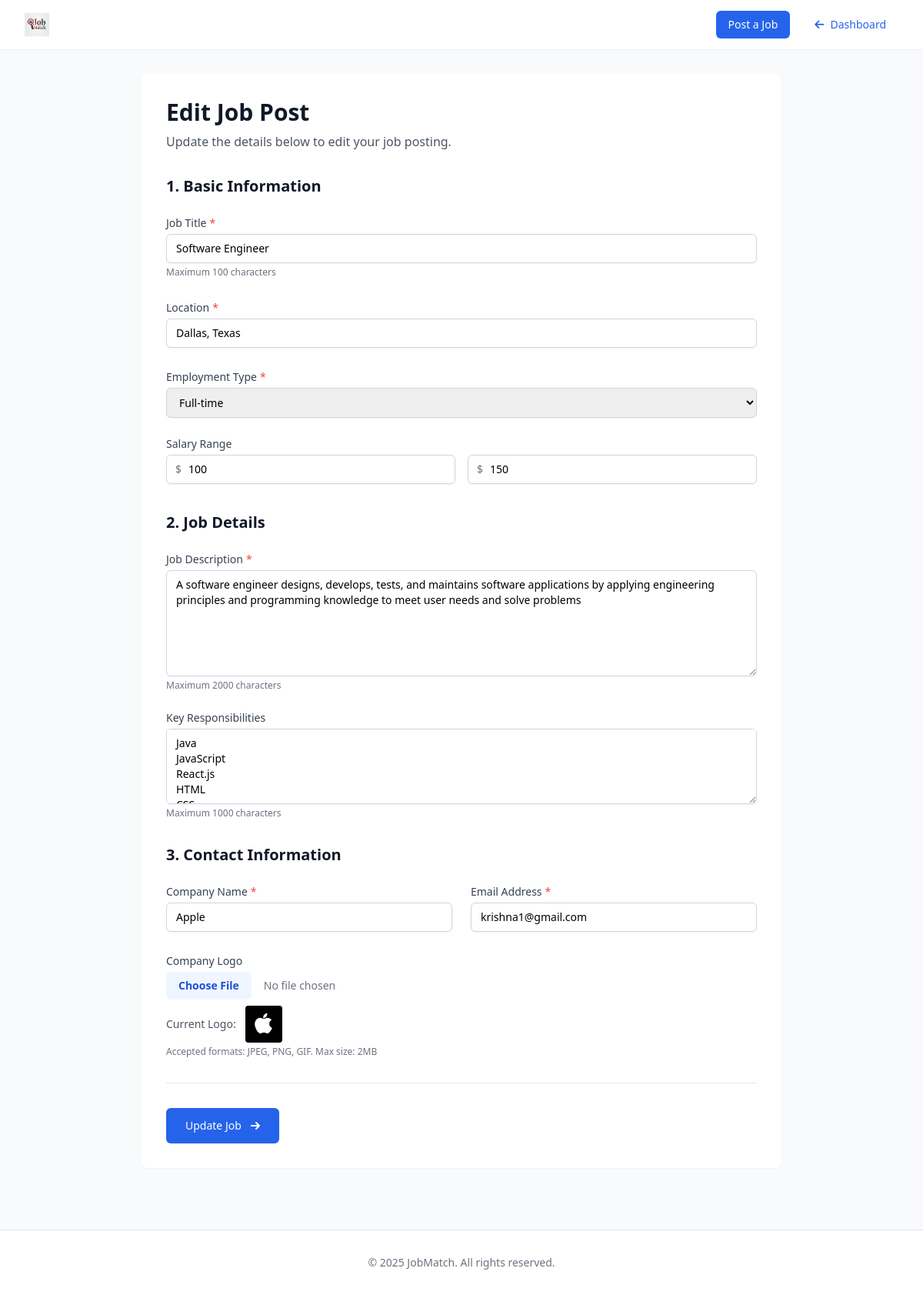
/edit_job_post/1 (signed in), run on an earlier commit of the app's database.
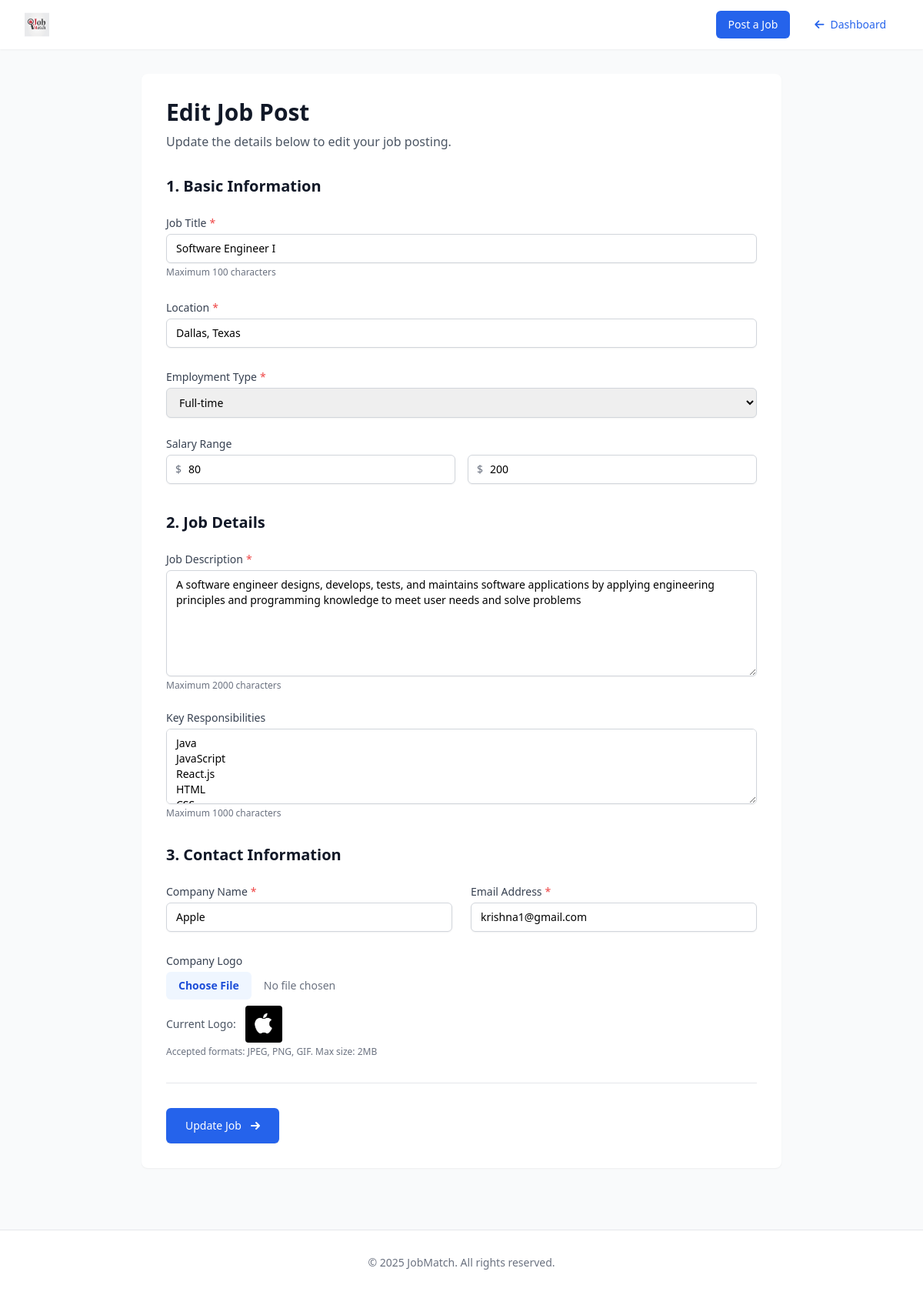
And on a later commit of the database.
### app.py (models this page shows, shortened)
class JobPost(db.Model):
    __tablename__ = 'job_posts'  # Table name in the database
    id = db.Column(db.Integer, primary_key=True)
    job_title = db.Column(db.String(100), nullable=False)
    location = db.Column(db.String(100), nullable=False)
    employment_type = db.Column(db.String(50), nullable=False)
    salary_from = db.Column(db.Integer)
    salary_to = db.Column(db.Integer)
    job_description = db.Column(db.Text, nullable=False)
    key_responsibilities = db.Column(db.Text)
    company_name = db.Column(db.String(100), nullable=False)
    email = db.Column(db.String(100), nullable=False)
    logo_filename = db.Column(db.String(100))  # Filename of the uploaded logo image

### app.py (the view, shortened to what this page needs)
@app.route('/edit_job_post/<int:job_id>', methods=['GET', 'POST'])
@login_required
def edit_job_post(job_id):
    job = JobPost.query.filter_by(id=job_id, email=current_user.email).first_or_404()
    return render_template('postcreation.html', job=job)

### app.py (called while the page is built)
@login_manager.user_loader
def load_user(user_id):
    logger.debug(f'Loading user with ID: {user_id}')
    return User.query.get(int(user_id))

### Templates/postcreation.html (shortened to what the changed rows need)
<!DOCTYPE html>
<html lang="en">
<head>
    <link href="https://cdnjs.cloudflare.com/ajax/libs/font-awesome/6.4.0/css/all.min.css" rel="stylesheet">
    <script src="https://cdn.tailwindcss.com"></script>
</head>
<body class="bg-gray-50 font-sans">
    <main class="max-w-4xl mx-auto py-8 px-4 sm:px-6 lg:px-8">
        <div class="bg-white shadow-sm rounded-lg overflow-hidden hover-scale transition-all">
            <div class="p-8">
                <div class="mb-8">
                    <h1 class="text-3xl font-bold text-gray-900">{{ 'Edit Job Post' if job else 'Post a New Job' }}</h1>
                </div>
                <form name="jobForm" class="space-y-8" action="{{ url_for('edit_job_post', job_id=job.id) if job else url_for('post_creation') }}" method="POST" enctype="multipart/form-data">
                    <div class="space-y-6">
                        <h2 class="text-xl font-semibold text-gray-900">1. Basic Information</h2>
                        <div class="grid grid-cols-1 gap-6">
                            <div>
                                <label for="job_title" class="block text-sm font-medium text-gray-700 required-field">Job Title</label>
                                <input type="text" id="job_title" name="job_title" value="{{ job.job_title if job else '' }}"
                                       class="mt-1 block w-full rounded-md border-gray-300 shadow-sm focus:border-blue-500 focus:ring-blue-500 sm:text-sm py-2 px-3 border"
                                       required maxlength="100">
                                <p class="mt-1 text-xs text-gray-500">Maximum 100 characters</p>
                            </div>
                            <div>
                                <label for="location" class="block text-sm font-medium text-gray-700 required-field">Location</label>
                                <input type="text" id="location" name="location" value="{{ job.location if job else '' }}"
                                       class="mt-1 block w-full rounded-md border-gray-300 shadow-sm focus:border-blue-500 focus:ring-blue-500 sm:text-sm py-2 px-3 border"
                                       placeholder="e.g. New York, USA" required maxlength="100">
                            </div>
                            <div>
                                <div class="grid grid-cols-1 md:grid-cols-2 gap-4 mt-1">
                                    <div>
                                        <div class="relative rounded-md shadow-sm">
                                            <div class="absolute inset-y-0 left-0 pl-3 flex items-center pointer-events-none">
                                                <span class="text-gray-500 sm:text-sm">$</span>
                                            </div>
                                            <input type="number" id="salary_from" name="salary_from" value="{{ job.salary_from if job else '' }}"
                                                   class="block w-full pl-7 pr-3 py-2 rounded-md border-gray-300 focus:border-blue-500 focus:ring-blue-500 sm:text-sm border"
                                                   placeholder="0" min="0">
                                        </div>
                                    </div>
                                    <div>
                                        <div class="relative rounded-md shadow-sm">
                                            <div class="absolute inset-y-0 left-0 pl-3 flex items-center pointer-events-none">
                                                <span class="text-gray-500 sm:text-sm">$</span>
                                            </div>
                                            <input type="number" id="salary_to" name="salary_to" value="{{ job.salary_to if job else '' }}"
                                                   class="block w-full pl-7 pr-3 py-2 rounded-md border-gray-300 focus:border-blue-500 focus:ring-blue-500 sm:text-sm border"
                                                   placeholder="0" min="0">
                                        </div>
                                    </div>
                                </div>
                            </div>
                        </div>
                    </div>
                    <div class="space-y-6">
                        <h2 class="text-xl font-semibold text-gray-900">2. Job Details</h2>
                        <div>
                            <label for="job_description" class="block text-sm font-medium text-gray-700 required-field">Job Description</label>
                            <textarea id="job_description" name="job_description" rows="6"
                                      class="mt-1 block w-full rounded-md border-gray-300 shadow-sm focus:border-blue-500 focus:ring-blue-500 sm:text-sm py-2 px-3 border"
                                      required maxlength="2000">{{ job.job_description if job else '' }}</textarea>
                            <p class="mt-1 text-xs text-gray-500">Maximum 2000 characters</p>
                        </div>
                        <div>
                            <label for="key_responsibilities" class="block text-sm font-medium text-gray-700">Key Responsibilities</label>
                            <textarea id="key_responsibilities" name="key_responsibilities" rows="4"
                                      class="mt-1 block w-full rounded-md border-gray-300 shadow-sm focus:border-blue-500 focus:ring-blue-500 sm:text-sm py-2 px-3 border"
                                      maxlength="1000">{{ job.key_responsibilities if job else '' }}</textarea>
                            <p class="mt-1 text-xs text-gray-500">Maximum 1000 characters</p>
                        </div>
                    </div>
                    <div class="space-y-6">
                        <h2 class="text-xl font-semibold text-gray-900">3. Contact Information</h2>
                        <div class="grid grid-cols-1 md:grid-cols-2 gap-6">
                            <div>
                                <label for="company_name" class="block text-sm font-medium text-gray-700 required-field">Company Name</label>
                                <input type="text" id="company_name" name="company_name" value="{{ job.company_name if job else '' }}"
                                       class="mt-1 block w-full rounded-md border-gray-300 shadow-sm focus:border-blue-500 focus:ring-blue-500 sm:text-sm py-2 px-3 border"
                                       required maxlength="100">
                            </div>
                            <div>
                                <label for="email" class="block text-sm font-medium text-gray-700 required-field">Email Address</label>
                                <input type="email" id="email" name="email" value="{{ job.email if job else current_user.email }}"
                                       class="mt-1 block w-full rounded-md border-gray-300 shadow-sm focus:border-blue-500 focus:ring-blue-500 sm:text-sm py-2 px-3 border"
                                       required>
                            </div>
                        </div>
                        <div>
                            {% if job and job.logo_filename %}
                                <div class="mt-2 flex items-center">
                                    <p class="text-sm text-gray-600 mr-3">Current Logo:</p>
                                    <img src="/static/uploads/{{ job.logo_filename }}" alt="Current Logo" class="h-12 w-auto object-contain rounded">
                                </div>
                            {% endif %}
                        </div>
                    </div>
                </form>
            </div>
        </div>
    </main>
</body>
</html>

What changed in the data, as far as the page shows it:
changed JobPost "Dallas, Texas": job_title "Software Engineer" → "Software Engineer I"; salary_from "100" → "80"; salary_to "150" → "200"
